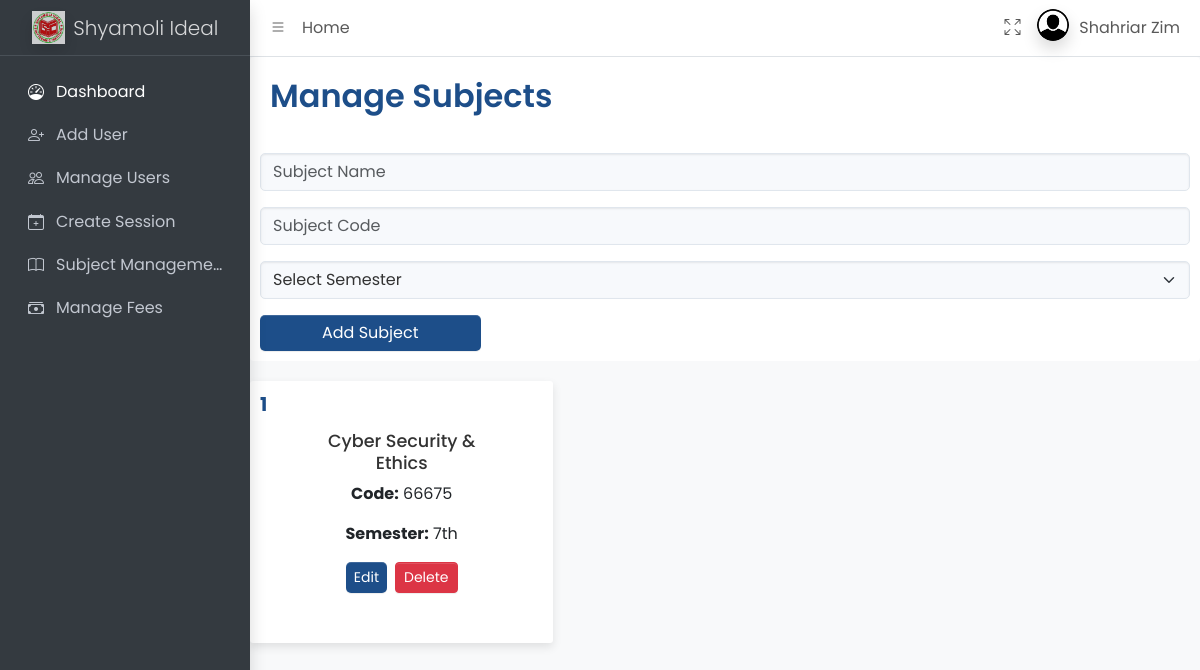
The page /admin/dist/pages/subject_management.php (signed in) on the database its author committed.
### tables this page shows
CREATE TABLE `subjects` (
  `id` int(11) NOT NULL,
  `subject_name` varchar(255) NOT NULL,
  `subject_code` varchar(10) NOT NULL,
  `semester` enum('1st','2nd','3rd','4th','5th','6th','7th','8th') NOT NULL
);

### admin/dist/pages/subject_management.php (the view, shortened to what this page needs)
<?php
require_once 'partials/header.php' ?>
<?php require_once 'partials/navbar.php' ?>
<?php require_once 'partials/sidebar.php'?>
  <main class="app-main">
  <?php
$subjects = $conn->query("SELECT * FROM subjects ORDER BY semester");
?>
<!DOCTYPE html>
<html lang="en">
<head>
    <link rel="stylesheet" href="https://cdn.jsdelivr.net/npm/bootstrap@5.3.0/dist/css/bootstrap.min.css">
    <link href="https://cdnjs.cloudflare.com/ajax/libs/bootstrap-icons/1.10.5/font/bootstrap-icons.min.css" rel="stylesheet">
</head>
<body>
<div class="">
    <div class="form-container">
    <div class="header text-left">
        <h2>Manage Subjects</h2>
    </div>
        <form method="POST" class="row g-3">
            <div class="col-md-12">
                <input type="text" class="form-control" name="subject_name" placeholder="Subject Name" required>
            </div>
            <div class="col-md-12">
                <input type="text" class="form-control" name="subject_code" placeholder="Subject Code" required>
            </div>
            <div class="col-md-12">
                <select class="form-select" name="semester" required>
                    <option value="">Select Semester</option>
                </select>
            </div>
            <div class="col-md-3 d-grid">
                <button type="submit" name="add_subject" class="btn btn-custom">Add Subject</button>
            </div>
        </form>
    </div>
    <div class="card-container">
        <?php $serial = 1; while ($row = $subjects->fetch_assoc()): ?>
        <div class="card">
            <span class="card-serial"><?= $serial++; ?></span>
            <h5 class="card-title"><?= $row['subject_name']; ?></h5>
            <p class="card-text"><strong>Code:</strong> <?= $row['subject_code']; ?></p>
            <p class="card-text"><strong>Semester:</strong> <?= $row['semester']; ?></p>
            <div class="d-flex justify-content-center">
                <button class="btn btn-primary btn-sm me-2" data-bs-toggle="modal" data-bs-target="#editModal<?= $row['id']; ?>">Edit</button>
                <a href="delete_subject.php?id=<?= $row['id']; ?>" class="btn btn-danger btn-sm" onclick="return confirm('Are you sure?');">Delete</a>
            </div>
        </div>
        <?php endwhile; ?>
    </div>
</div>
</body>
</html>
</main>
<?php require_once 'partials/footer.php' ?>

### admin/dist/pages/subject_management.php (style rules this page uses)
body { font-family: 'Poppins', sans-serif; background: #f7f9fc; color: #333; }
.header, .form-container { background-color: #ffffff; padding: 10px; border-radius: 4px; margin-bottom: 20px; animation: fadeIn 0.7s ease; }
h2 { font-weight: 600; color: #1d4e89; }
.btn-primary, .btn-custom { background-color: #1d4e89; color: white; border: none; border-radius: 5px; transition: 0.3s; }
.form-control, .form-select { background-color: #f7f9fc; border-radius: 5px; border: 1px solid #e0e6ed; color: #333; }
.card-container { display: grid; grid-template-columns: repeat(auto-fill, minmax(300px, 1fr)); gap: 20px; animation: fadeIn 0.7s ease; margin: auto; }
.card { background-color: #ffffff; border: none; box-shadow: 0px 4px 10px rgba(0, 0, 0, 0.1); border-radius: 3px; padding: 50px; text-align: center; position: relative; }
.card-serial { position: absolute; top: 10px; left: 10px; font-weight: bold; color: #1d4e89; font-size: 1.2em; }
.card-title { color: #333; font-size: 1.1em; font-weight: 500; }

### rows shown on the page
subjects: subject_name "Cyber Security & Ethics", subject_code "66675", semester "7th"

### other values the page prints
$_SESSION['name'] "Shahriar Zim"
